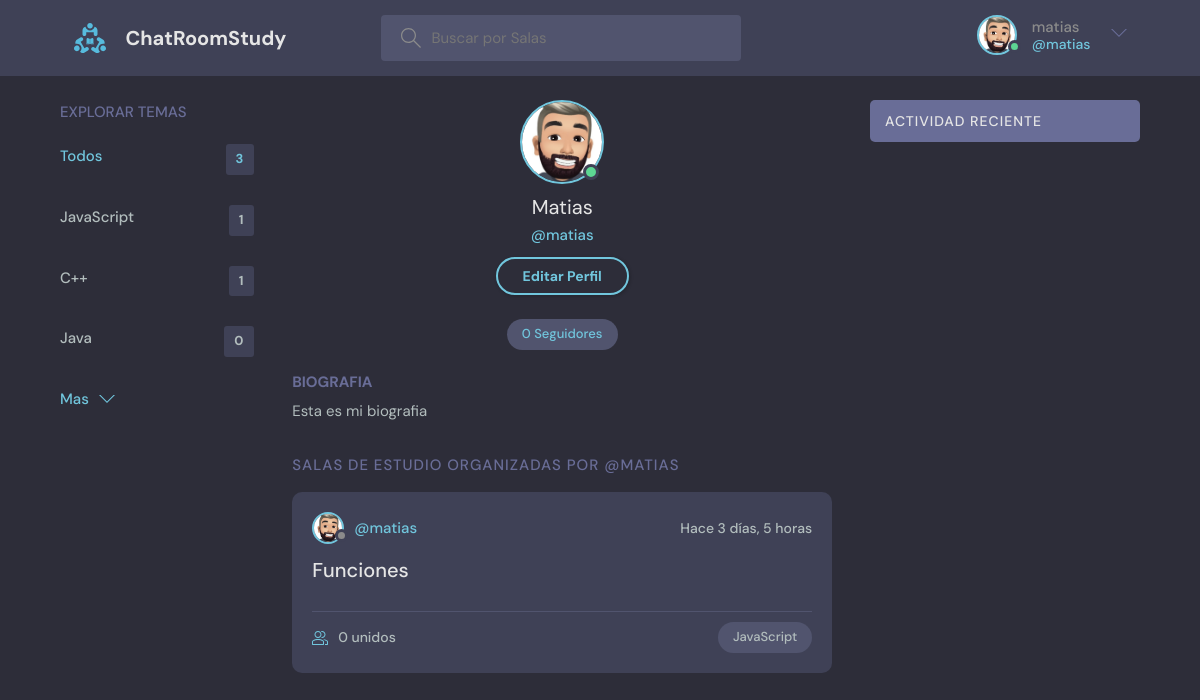
Page /profile/2/ (signed in) on the committed database.
### base/models.py (models this page shows, shortened)
class User(AbstractUser):
    name = models.CharField(max_length=200, null=True, verbose_name="Nombre")
    email = models.EmailField(unique=True, null=True)
    bio = models.TextField(null=True, verbose_name='Biografia')
    avatar = models.ImageField(null=True, default="avatar.svg")
    USERNAME_FIELD = 'email'
    REQUIRED_FIELDS = ['username']
    def followers(self):
        user_ids = Relationship.objects.filter(to_user=self.pk)\
            .values_list('from_user_id', flat=True)
        return User.objects.filter(id__in=user_ids)

class Topic(models.Model):
    name = models.CharField(max_length=200, verbose_name="Nombre")
    class Meta:
        verbose_name = 'Tema'
        verbose_name_plural = 'Temas'

class Room(models.Model):
    host = models.ForeignKey(User, on_delete=models.SET_NULL, null=True, verbose_name='Usuario')
    topic = models.ForeignKey(Topic, on_delete=models.CASCADE, null=True, verbose_name='Tema')
    name = models.CharField(max_length=200, verbose_name='Nombre')
    description = models.TextField(null=True, blank=True, verbose_name='Descripcion')
    participants = models.ManyToManyField(User, related_name='participants', blank=True, verbose_name='Participantes')
    updated = models.DateTimeField(auto_now=True, verbose_name='Actualizado')
    created = models.DateTimeField(auto_now_add=True, verbose_name='Creado')
    class Meta:
        verbose_name = 'Sala'
        verbose_name_plural = 'Salas'
        ordering = ['-updated', '-created']

### base/views.py (the view)
# urls.py: path('profile/<str:pk>/', views.userProfile, name="user-profile"),
def userProfile(request, pk):
    user = User.objects.get(id=pk)
    rooms = user.room_set.all()
    room_messages = user.message_set.all()
    topics = Topic.objects.all()
    context = {'user': user, 'rooms': rooms,
               'room_messages': room_messages, 'topics': topics}
    return render(request, 'base/profile.html', context)

### base/templates/base/profile.html (shortened to what this page needs)
{% extends 'main.html' %}
{% block content %}
<main class="profile-page layout layout--3">
  <div class="container">
    {% include 'base/topics_component.html' %}
    <div class="roomList">
      <div class="profile">
        <div class="profile__avatar">
          <div class="avatar avatar--large active">
            <img src="{{user.avatar.url}}" />
          </div>
        </div>
        <div class="profile__info">
          <h3>{{user.name}}</h3>
          <p>@{{user.username}}</p>
          {% if request.user == user %}
          <a href="{% url 'update-user' %}" class="btn btn--main btn--pill">Editar Perfil</a><br><br>
          <a class="roomListRoom__topic"><span>{{user.followers.count}} Seguidores</span></a>
          {% else %}
          <a class="roomListRoom__topic"><span>{{user.followers.count}} Seguidores</span></a><br><br>
          {% endif %}
        </div>
        <div class="profile__about">
          <h3>Biografia</h3>
          <p>
            {{user.bio}}
          </p>
        </div>
      </div>
      <div class="roomList__header">
        <div>
          <h2>Salas de estudio organizadas por @{{user.username}}</a>
          </h2>
        </div>
      </div>
      {% include 'base/feed_component.html' %}
    </div>
    {% include 'base/activity_component.html' %}
  </div>
</main>
{% endblock content %}

### templates/navbar.html (shortened to what this page needs)
{% load static %}
<header class="header header--loggedIn">
    <div class="container">
        <a href="{% url 'home' %}" class="header__logo">
            <img src="{% static 'images/logo.svg' %}" />
            <h1>ChatRoomStudy</h1>
        </a>
        <form class="header__search" method="GET" action="{% url 'home' %}">
            <label>
                <input name="q" placeholder="Buscar por Salas" />
            </label>
        </form>
        <nav class="header__menu">
            {% if request.user.is_authenticated %}
            <div class="header__user">
                <a href="{% url 'update-user' %}">
                    <div class="avatar avatar--medium active">
                        <img src="{{request.user.avatar.url}}" />
                    </div>
                    <p>{{request.user.username}} <span>@{{request.user.username}}</span></p>
                </a>
                <button class="dropdown-button">
                    <svg version="1.1" xmlns="http://www.w3.org/2000/svg" width="32" height="32" viewBox="0 0 32 32">
                        <title>chevron-down</title>
                        <path d="M16 21l-13-13h-3l16 16 16-16h-3l-13 13z"></path>
                    </svg>
                </button>
            </div>
            {% else %}
            <a href="{% url 'login' %}">
                <img src="{% static 'images/avatar.svg' %}" />
                <p>Login</p>
            </a>
            {% endif %}
        </nav>
    </div>
</header>

### base/templates/base/topics_component.html
<div class="topics">
    <div class="topics__header">
        <h2>Explorar Temas</h2>
    </div>
    <ul class="topics__list">
        <li>
            <a href="{% url 'home' %}" class="active">Todos <span>{{topics.count}}</span></a>
        </li>
        {% for topic in topics %}
        <li>
            <a href="{% url 'home' %}?q={{topic.name}}">{{topic.name}}<span>{{topic.room_set.all.count}}</span></a>
        </li>
        {% endfor %}
    </ul>
    <a class="btn btn--link" href="{% url 'topics' %}">
        Mas
        <svg version="1.1" xmlns="http://www.w3.org/2000/svg" width="32" height="32" viewBox="0 0 32 32">
            <title>chevron-down</title>
            <path d="M16 21l-13-13h-3l16 16 16-16h-3l-13 13z"></path>
        </svg>
    </a>
</div>

### base/templates/base/feed_component.html (shortened to what this page needs)
{% for room in rooms %}
<div class="roomListRoom">
    <div class="roomListRoom__header">
        <a href="{% url 'user-profile' room.host.id %}" class="roomListRoom__author">
            <div class="avatar avatar--small">
                <img src="{{room.host.avatar.url}}" />
            </div>
            <span>@{{room.host.username}}</span>
        </a>
        <div class="roomListRoom__actions">
            <span>Hace {{room.created|timesince}}</span>
        </div>
    </div>
    <div class="roomListRoom__content">
        <a href="{% url 'room' room.id %}">{{room.name}}</a>
    </div>
    <div class="roomListRoom__meta">
        <a href="{% url 'room' room.id %}" class="roomListRoom__joined">
            {{room.participants.all.count}} unidos
        </a>
        <p class="roomListRoom__topic">{{room.topic.name}}</p>
    </div>
</div>
{% endfor %}

### rows in the picture
User: user.avatar (picture), user.username "matias", avatar (picture), name "Matias", username "matias", followers.count "0", bio "Esta es mi biografia", username "MATIAS"
Topic: name "JavaScript", room_set.all.count "1"
Topic: name "C++", room_set.all.count "1"
Topic: name "Java", room_set.all.count "0"
Room: host.avatar (picture), host.username "matias", created "3 días, 5 horas", name "Funciones", participants.all.count "0", topic.name "JavaScript"

### other values in the picture
{{ topics.count }} "3"
